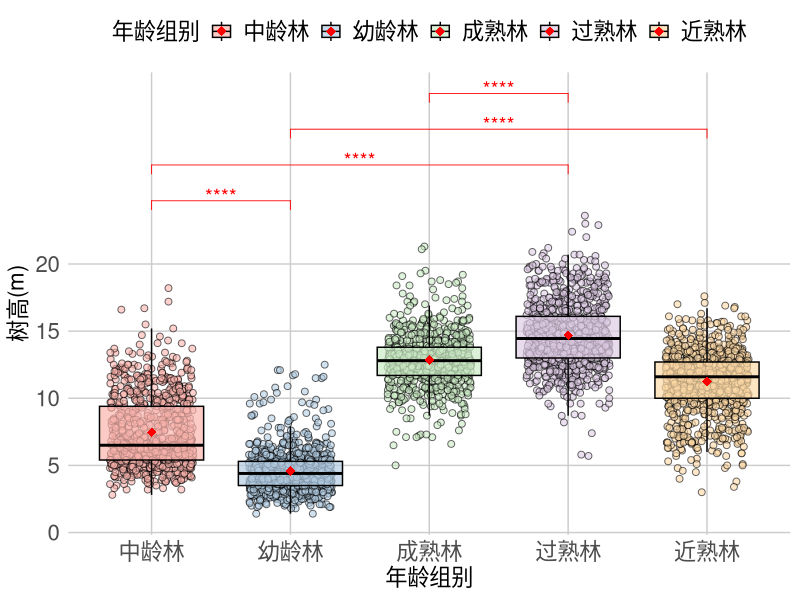

Source code (R):
library(ggplot2)
library(RColorBrewer)
library(ggpubr)
mydat <- read.csv("lysdata.csv", fileEncoding = "GBK", sep = ",")
attach(mydat)
pdf("图3.7.pdf", width = 8, height = 6, family = "GB1")
ggplot(mydat, aes(x = Age.Group, y = Height, fill = Age.Group)) +
  geom_jitter(width = 0.3, size = 2, alpha = 0.6, shape = 21, stroke = 0.5) +
  geom_boxplot(outlier.shape = NA, color = "black", alpha = 0.7) +
  stat_summary(fun = mean, geom = "point", shape = 18, color = "red", size = 3) +
  stat_compare_means(comparisons = list(c("幼龄林", "中龄林"), c("中龄林", "过熟林"), 
                                        c("幼龄林", "近熟林"), c("成熟林", "过熟林")), label = "p.signif", 
                     method = "t.test", size = 5, vjust = 0.5, color = "red") +
  scale_fill_brewer(palette = "Pastel1") +
  labs(x = "年龄组别", 
       y = "树高(m)", 
       fill = "年龄组别") +
  theme_minimal(base_size = 14) +
  theme(             
    axis.title.x = element_text(size = 16), axis.title.y = element_text( size = 16),  
    axis.text.x = element_text(size = 16), axis.text.y = element_text(size = 16), 
    legend.title = element_text(size = 16), legend.text = element_text(size = 16),
    legend.position = "top", 
    panel.grid.major = element_line(color = "grey80", size = 0.5), 
    panel.grid.minor = element_blank()
  ) +
  scale_y_continuous(breaks = seq(0, max(mydat$Height, na.rm = TRUE), by = 5))
dev.off()
